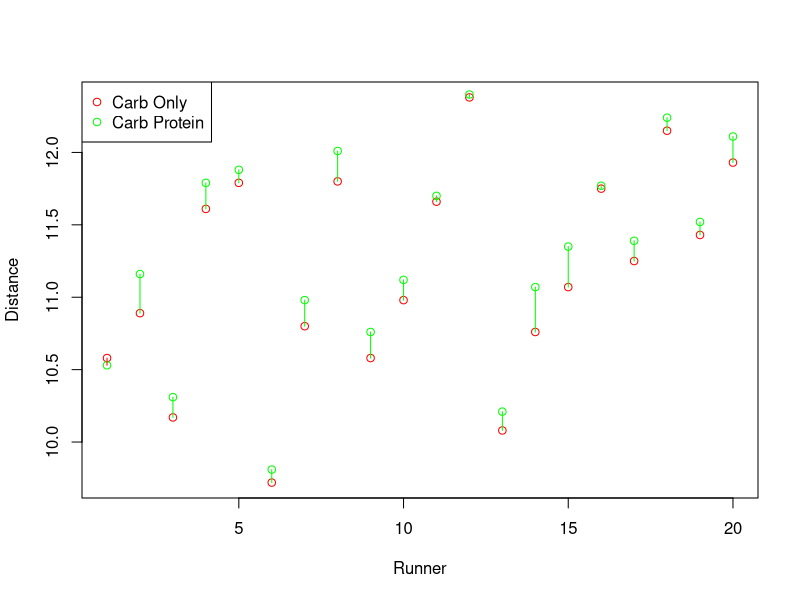

Here is the R script that generated this plot:
library(tidyverse)
employees <- read_csv("_build/data/employee_data.csv")
employees$Salary <- parse_number(employees$Salary)
employees$Start_Date <- parse_date(employees$Start_Date, format = "%m/%d/%Y")
degreeLevels <- c("High School", "Associate's", "Bachelor's", "Master's", "Ph.D")
employees$Degree <- parse_factor(employees$Degree, levels = degreeLevels, ordered = TRUE)
carbs <- read.csv("_build/data/carbs.csv")

binom.test(540, 1000, p = 0.5, alternative = "greater")

gss <- read.csv("_build/data/gss_data.csv")
head(gss[,c("ID", "WRKGOVT", "HRS", "INCOME", "CUREMPYR")])

t.test(gss$INCOME ~ gss$WRKGOVT, alt = "greater")

t.test(gss$CUREMPYR ~ gss$WRKGOVT)

t.test(carbs$carb_only, carbs$carb_protein, alt = "less")

# In red, plot the distance run by each runner after the carb-only drink
plot(1:nrow(carbs), carbs$carb_only, col="red",
      xlab="Runner", ylab="Distance")
# In green, plot the distance run by each runner after the carb-protein drink      
points(1:nrow(carbs), carbs$carb_protein, col="green")
# Add a legend
legend("topleft", pch=c(1,1), col=c("red", "green"), legend=c("Carb Only", "Carb Protein"))
# Draw a line between the carb-only and carb-protein distance for each runner
for(i in 1:nrow(carbs)) {
  if (carbs$carb_protein[i]>carbs$carb_only[i]){
    lines(c(i,i),c(carbs$carb_only[i],carbs$carb_protein[i]),col="green")
  }
  if (carbs$carb_protein[i]<=carbs$carb_only[i]){
    lines(c(i,i),c(carbs$carb_only[i],carbs$carb_protein[i]),col="red")
  }
}

t.test(carbs$carb_only, carbs$carb_protein, alt = "less", paired = TRUE)

prop.test(x = c(45, 48), n = c(75, 90))

waterData <- read.csv("_build/data/waterheater.csv")
set.seed(201)
head(sample_n(waterData, 6))

summary(aov(waterData$Time ~ waterData$City))

sales <- read.csv("_build/data/juicebox.csv")
set.seed(202)
head(sample_n(sales, 6))

summary(aov(sales$sales ~ sales$emphasis))

pairwise.t.test(sales$sales, sales$emphasis, p.adjust.method = "bonf")

chisq.test(x = c(43, 53, 60, 44), p = c(0.25, 0.25, 0.25, 0.25))

wsj <- read.csv("_build/data/wsj_table.csv")
set.seed(202)
head(sample_n(wsj, 6))

prop.table(table(wsj$status, wsj$region), 2)

chisq.test(wsj$status, wsj$region)
